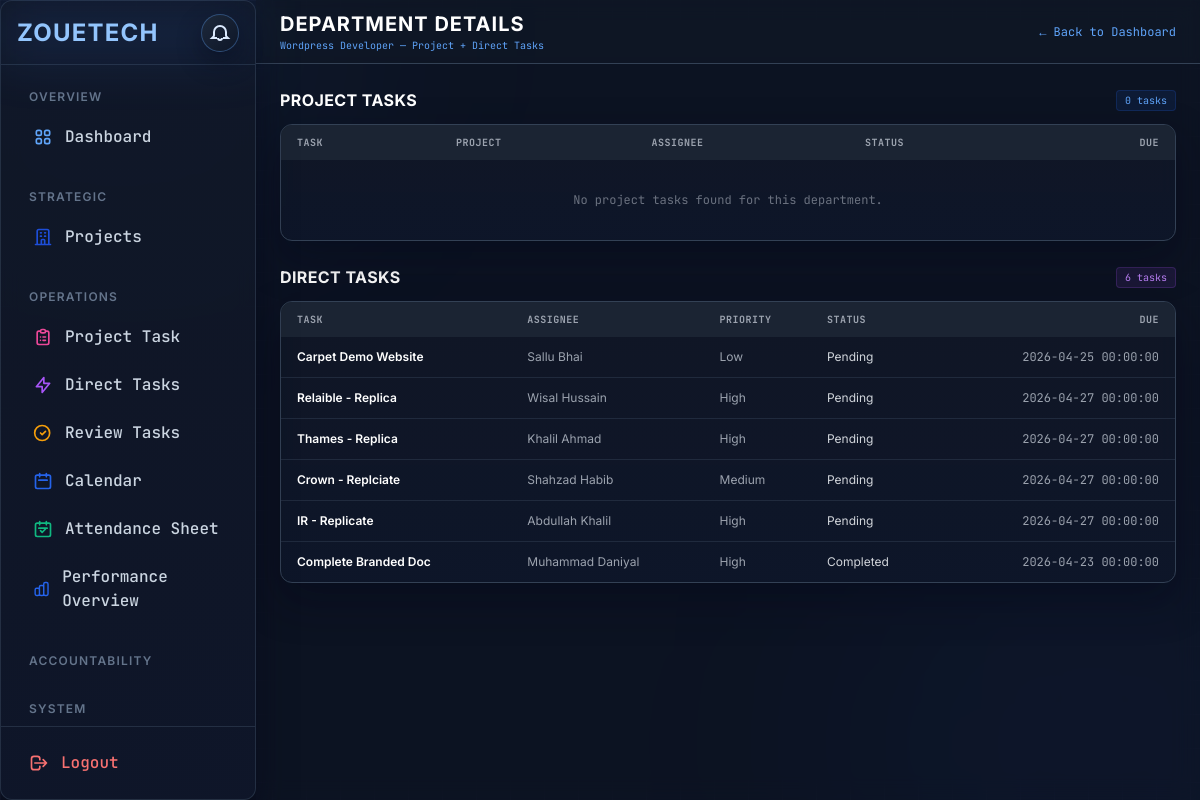
The app's page /department_tasks.php?department_id=27 (signed in) with its own data.
### tables this page shows
CREATE TABLE `departments` (
  `id` int(11) NOT NULL,
  `name` varchar(100) NOT NULL,
  `head_id` int(11) DEFAULT NULL,
  `created_at` timestamp NOT NULL DEFAULT current_timestamp()
);

CREATE TABLE `tasks` (
  `id` int(11) NOT NULL,
  `title` varchar(255) NOT NULL,
  `description` text DEFAULT NULL,
  `project_id` int(11) DEFAULT NULL,
  `assigned_to` int(11) DEFAULT NULL,
  `priority` enum('Low','Medium','High','Urgent') NOT NULL DEFAULT 'Medium',
  `status` enum('Pending','Pending Approval','In Progress','Completed','Review','Missed') NOT NULL DEFAULT 'Pending',
  `start_date` date DEFAULT NULL,
  `end_date` date DEFAULT NULL,
  `specific_time` time DEFAULT NULL,
  `due_date` datetime DEFAULT NULL,
  `completed_at` datetime DEFAULT NULL,
  `created_at` timestamp NOT NULL DEFAULT current_timestamp(),
  `review_status` enum('Pending','Under Review','Approved','Changes Requested') NOT NULL DEFAULT 'Pending',
  `updated_at` timestamp NULL DEFAULT current_timestamp() ON UPDATE current_timestamp()
);

### department_tasks.php (the view, shortened to what this page needs)
<?php
$department_id = isset($_GET['department_id']) ? intval($_GET['department_id']) : 0;
$db = (new Database())->connect();
$dept_stmt = $db->prepare("SELECT id, name FROM departments WHERE id = ? LIMIT 1");
$dept_stmt->bind_param("i", $department_id);
$dept_stmt->execute();
$department = $dept_stmt->get_result()->fetch_assoc();
$project_tasks = [];
$direct_tasks = [];
$sql_direct_tasks = "
    SELECT
        t.id,
        t.title,
        t.status,
        t.priority,
        t.due_date,
        COALESCE(
            (SELECT GROUP_CONCAT(u2.full_name ORDER BY u2.full_name SEPARATOR ', ')
             FROM task_assignments ta2
             JOIN users u2 ON u2.id = ta2.user_id
             WHERE ta2.task_id = t.id),
            u.full_name
        ) AS assigned_name
    FROM tasks t
    LEFT JOIN users u ON u.id = t.assigned_to
    WHERE (t.project_id IS NULL OR t.project_id = 0)
      AND (
          EXISTS (
              SELECT 1
              FROM task_assignments ta
              JOIN users ux ON ux.id = ta.user_id
              WHERE ta.task_id = t.id AND ux.department_id = ?
          )
          OR EXISTS (
              SELECT 1
              FROM users ua
              WHERE ua.id = t.assigned_to AND ua.department_id = ?
          )
      )
    GROUP BY t.id
    ORDER BY t.created_at DESC
";
$stmt = $db->prepare($sql_direct_tasks);
$stmt->bind_param("ii", $department_id, $department_id);
$stmt->execute();
$res = $stmt->get_result();
while ($row = $res->fetch_assoc()) {
    $direct_tasks[] = $row;
}
include 'includes/header.php';
include 'includes/sidebar.php';
?>
<main class="flex-1 flex flex-col overflow-hidden bg-gray-900/40 backdrop-blur-md">
    <header class="h-16 flex items-center justify-between gap-2 px-3 sm:px-4 md:px-6 border-b border-gray-700 bg-gray-900/50 backdrop-blur-sm sticky top-0 z-20">
        <div class="flex min-w-0 flex-1 items-center gap-2 sm:gap-3">
            <div class="min-w-0">
                <h1 class="truncate text-base sm:text-lg md:text-xl leading-tight font-bold text-white font-tech tracking-wide sm:tracking-wider uppercase">Department Details</h1>
                <p class="truncate text-[10px] text-cyan-400 font-mono hidden sm:block"><?php echo htmlspecialchars($department['name']); ?> — Project + Direct Tasks</p>
            </div>
        </div>
        <a href="dashboard.php" class="shrink-0 text-[10px] sm:text-xs font-mono text-cyan-400 hover:text-cyan-300 transition-colors whitespace-nowrap">
            <span class="hidden sm:inline">← Back to Dashboard</span>
        </a>
    </header>
    <div class="flex-1 overflow-y-auto p-4 md:p-6 space-y-6">
        <section>
            <div class="flex items-center justify-between mb-3">
                <h2 class="text-sm md:text-base font-bold text-white font-tech uppercase tracking-wide">Project Tasks</h2>
                <span class="text-[10px] font-mono text-cyan-400 bg-cyan-500/10 border border-cyan-500/20 px-2 py-0.5 rounded"><?php echo count($project_tasks); ?> tasks</span>
            </div>
            <div class="glass rounded-xl border border-gray-700 overflow-hidden">
                <div class="overflow-x-auto">
                    <table class="w-full text-left min-w-[700px]">
                        <thead class="bg-gray-800/80 text-gray-400 text-[10px] font-mono uppercase tracking-wider">
                            <tr>
                                <th class="py-2.5 px-4">Task</th>
                                <th class="px-3">Project</th>
                                <th class="px-3">Assignee</th>
                                <th class="px-3">Status</th>
                                <th class="py-2.5 px-4 text-right">Due</th>
                            </tr>
                        </thead>
                        <tbody class="divide-y divide-gray-700/50 text-gray-300 text-xs">
                            <?php if (empty($project_tasks)): ?>
                                <tr><td colspan="5" class="py-8 text-center text-gray-500 font-mono">No project tasks found for this department.</td></tr>
                            <?php endif; ?>
                        </tbody>
                    </table>
                </div>
            </div>
        </section>
        <section>
            <div class="flex items-center justify-between mb-3">
                <h2 class="text-sm md:text-base font-bold text-white font-tech uppercase tracking-wide">Direct Tasks</h2>
                <span class="text-[10px] font-mono text-purple-400 bg-purple-500/10 border border-purple-500/20 px-2 py-0.5 rounded"><?php echo count($direct_tasks); ?> tasks</span>
            </div>
            <div class="glass rounded-xl border border-gray-700 overflow-hidden">
                <div class="overflow-x-auto">
                    <table class="w-full text-left min-w-[650px]">
                        <thead class="bg-gray-800/80 text-gray-400 text-[10px] font-mono uppercase tracking-wider">
                            <tr>
                                <th class="py-2.5 px-4">Task</th>
                                <th class="px-3">Assignee</th>
                                <th class="px-3">Priority</th>
                                <th class="px-3">Status</th>
                                <th class="py-2.5 px-4 text-right">Due</th>
                            </tr>
                        </thead>
                        <tbody class="divide-y divide-gray-700/50 text-gray-300 text-xs">
                            <?php if (empty($direct_tasks)): ?>
                                <tr><td colspan="5" class="py-8 text-center text-gray-500 font-mono">No direct tasks found for this department.</td></tr>
                            <?php else: ?>
                                <?php foreach ($direct_tasks as $t): ?>
                                    <tr class="hover:bg-gray-800/40 transition-colors">
                                        <td class="py-3 px-4 font-semibold text-white"><?php echo htmlspecialchars($t['title']); ?></td>
                                        <td class="px-3 text-gray-400"><?php echo htmlspecialchars($t['assigned_name'] ?? 'Unassigned'); ?></td>
                                        <td class="px-3 text-gray-400"><?php echo htmlspecialchars($t['priority'] ?? 'Medium'); ?></td>
                                        <td class="px-3"><?php echo htmlspecialchars($t['status']); ?></td>
                                        <td class="px-4 text-right font-mono text-gray-400"><?php echo htmlspecialchars($t['due_date'] ?? 'N/A'); ?></td>
                                    </tr>
                                <?php endforeach; ?>
                            <?php endif; ?>
                        </tbody>
                    </table>
                </div>
            </div>
        </section>
    </div>
</main>
<?php include 'includes/footer.php'; ?>

### records on screen
departments: name "Wordpress Developer"
tasks: title "Carpet Demo Website", assigned_name "Sallu Bhai", priority "Low", status "Pending", due_date "2026-04-25 00:00:00"
tasks: title "Relaible - Replica", assigned_name "Wisal Hussain", priority "High", status "Pending", due_date "2026-04-27 00:00:00"
tasks: title "Thames - Replica", assigned_name "Khalil Ahmad", priority "High", status "Pending", due_date "2026-04-27 00:00:00"
tasks: title "Crown - Replciate", assigned_name "Shahzad Habib", priority "Medium", status "Pending", due_date "2026-04-27 00:00:00"
tasks: title "IR - Replicate", assigned_name "Abdullah Khalil", priority "High", status "Pending", due_date "2026-04-27 00:00:00"
tasks: title "Complete Branded Doc", assigned_name "Muhammad Daniyal", priority "High", status "Completed", due_date "2026-04-23 00:00:00"

### other values on screen
count($project_tasks) "0"
count($direct_tasks) "6"
